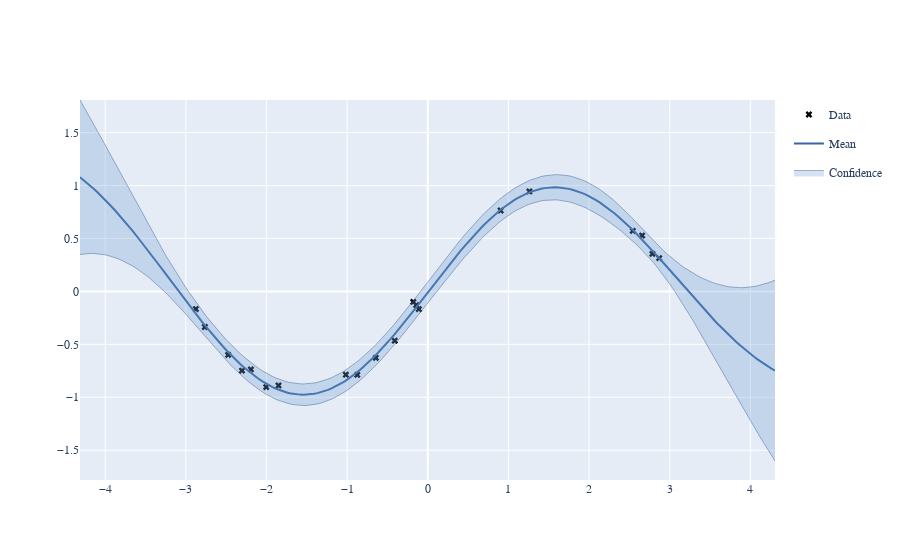

Notebook code for this chart:
### Code cell
m.optimize(messages=True)

m.optimize_restarts(num_restarts=10)

display(m)
fig = m.plot()
GPy.plotting.show(fig, filename='basic_gp_regression_notebook_optimized')

### Figure 1 — Plotly figure (JSON) as saved in the notebook; plotly's stock layout.template omitted (floating-point values rounded to 4 significant figures; data arrays with more than 128 entries replaced by an {"elided": "..."} marker saying what was removed)
{"data": [{"marker": {"color": "black", "symbol": "x"}, "mode": "markers", "name": "Data", "showlegend": true, "type": "scatter", "x": [-2.304, 2.543, -0.1793, 0.9034, -2.475, 2.785, 1.26, -0.4102, -0.8744, -0.6442, -0.1108, -2.764, -2.004, 2.869, -2.193, 2.658, -1.016, -0.1434, -2.876, -1.851], "xaxis": "x", "y": [-0.748, 0.5716, -0.0992, 0.7638, -0.5998, 0.3545, 0.9438, -0.4658, -0.7889, -0.6277, -0.1674, -0.3365, -0.904, 0.3139, -0.737, 0.5274, -0.7869, -0.1295, -0.1669, -0.8883], "yaxis": "y"}, {"line": {"color": "#3465a4", "width": 2}, "mode": "lines", "name": "Mean", "showlegend": true, "type": "scatter", "x": {"elided": "200 float values"}, "xaxis": "x", "y": {"elided": "200 float values"}, "yaxis": "y"}, {"fillcolor": "rgba(114, 159, 207, 0.3)", "legendgroup": "Confidence_fill_(1,1)", "line": {"color": "#204a87", "width": 0.4}, "mode": "lines", "name": "Confidence", "opacity": 0.3, "showlegend": false, "type": "scatter", "x": {"elided": "200 float values"}, "xaxis": "x", "y": {"elided": "200 float values"}, "yaxis": "y"}, {"fill": "tonextx", "fillcolor": "rgba(114, 159, 207, 0.3)", "legendgroup": "Confidence_fill_(1,1)", "line": {"color": "#204a87", "width": 0.4}, "mode": "lines", "name": "Confidence", "opacity": 0.3, "showlegend": true, "type": "scatter", "x": {"elided": "200 float values"}, "xaxis": "x", "y": {"elided": "200 float values"}, "yaxis": "y"}], "layout": {"font": {"family": "Raleway, sans-serif"}, "showlegend": true, "xaxis": {"anchor": "y", "domain": [0, 1]}, "yaxis": {"anchor": "x", "domain": [0, 1]}}}
